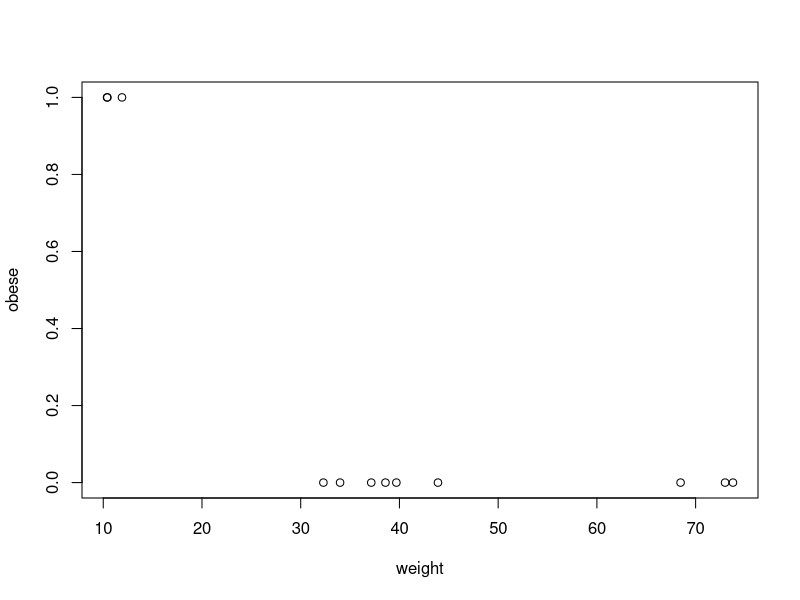
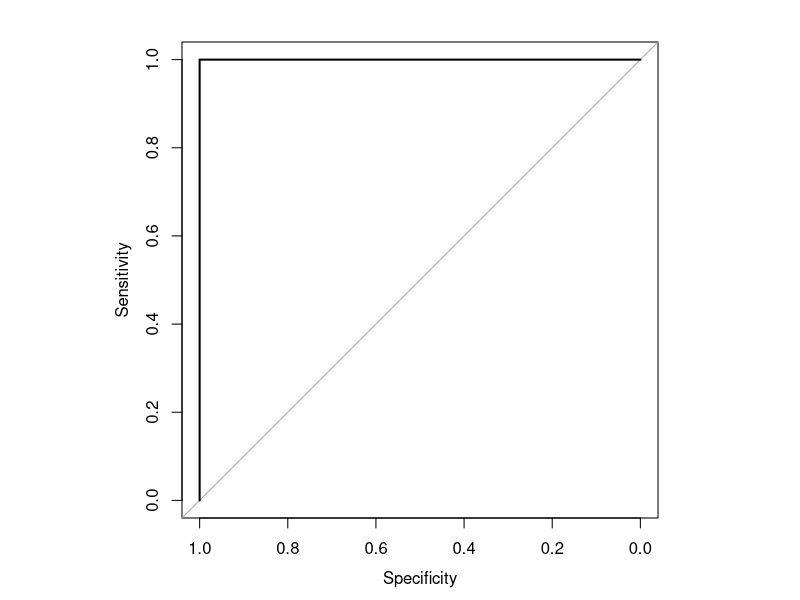
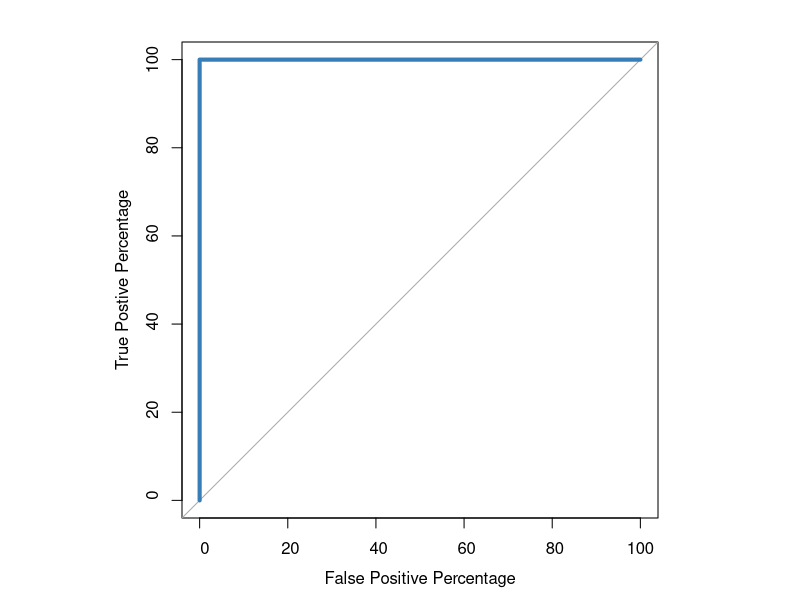
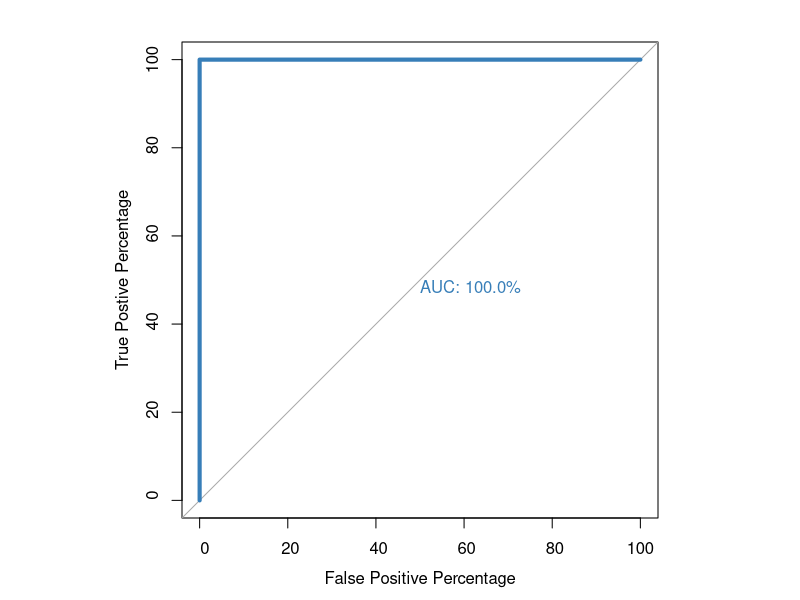
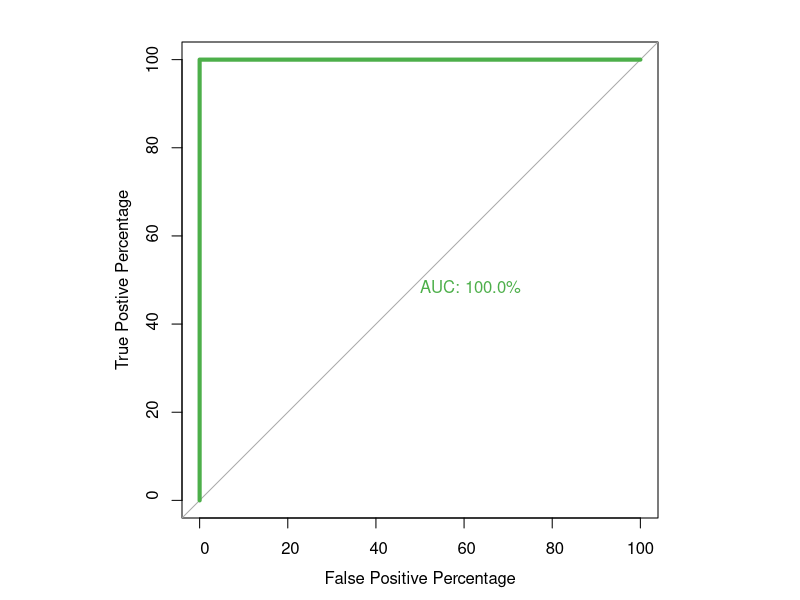
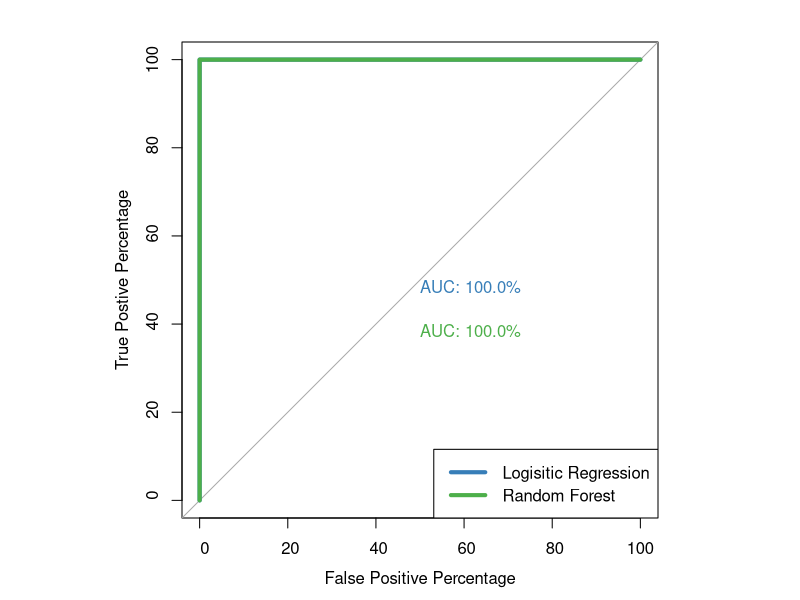
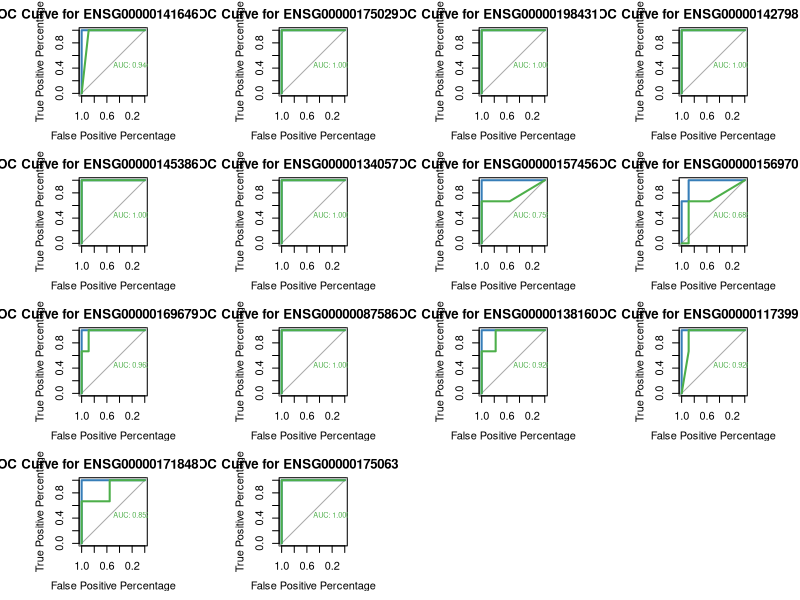
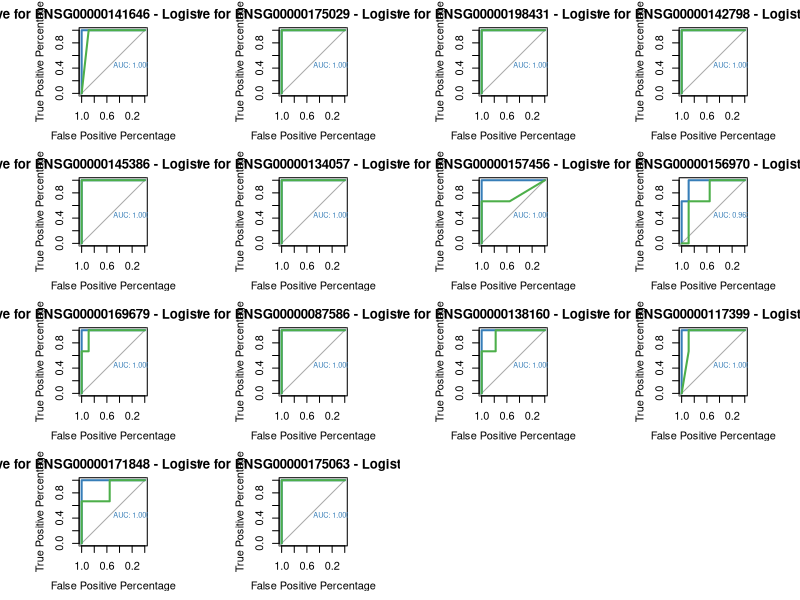

Here is the R script that generated these plots, in order:
getwd()
setwd("E:/DWCT/DEG/GSE219036_6_june/pROC")
#BiocManager::install("pROC")
#package_version("pROC")
library(pROC)

X <- read.csv("14_clade_IIb_pROC.csv")
# Define the outcome variable and the hub gene expression
obese <- X$condition

################################# 14 gene ############################
#1
weight <- X$ENSG00000141646
#2
weight <- X$ENSG00000175029
#3
weight <- X$ENSG00000198431
#4
weight <- X$ENSG00000142798
#5
weight <- X$ENSG00000145386
#6
weight <- X$ENSG00000134057
#7auc 79.6
weight <- X$ENSG00000157456
#8 96.3,77.8
weight <- X$ENSG00000156970
#9
weight <- X$ENSG00000169679
#10
weight <- X$ENSG00000087586
#11
weight <- X$ENSG00000138160
#12
weight <- X$ENSG00000117399
#13
weight <- X$ENSG00000171848
#14
weight <- X$ENSG00000175063


############################################################

plot(x=weight, y=obese)

y <- as.data.frame(weight)
glm.fit=glm(obese ~ weight, family=binomial)

par(pty = "s") ## pty sets the aspect ratio of the plot region. Two options:
##                "s" - creates a square plotting region
##                "m" - (the default) creates a maximal plotting region
roc(obese, glm.fit$fitted.values, plot=TRUE)

## We can also change the color of the ROC line, and make it wider...
roc(obese, glm.fit$fitted.values, plot=TRUE, legacy.axes=TRUE, percent=TRUE, xlab="False Positive Percentage", ylab="True Postive Percentage", col="#377eb8", lwd=4)
## We can calculate the area under the curve...
roc(obese, glm.fit$fitted.values, plot=TRUE, legacy.axes=TRUE, percent=TRUE, xlab="False Positive Percentage", ylab="True Postive Percentage", col="#377eb8", lwd=4, print.auc=TRUE)


library("randomForest")
rf.model <- randomForest(factor(obese) ~ weight)

## ROC for random forest
roc(obese, rf.model$votes[,1], plot=TRUE, legacy.axes=TRUE, percent=TRUE, xlab="False Positive Percentage", ylab="True Postive Percentage", col="#4daf4a", lwd=4, print.auc=TRUE)


roc(obese, glm.fit$fitted.values, plot=TRUE, legacy.axes=TRUE, percent=TRUE, xlab="False Positive Percentage", ylab="True Postive Percentage", col="#377eb8", lwd=4, print.auc=TRUE)

plot.roc(obese, rf.model$votes[,1], percent=TRUE, col="#4daf4a", lwd=4, print.auc=TRUE, add=TRUE, print.auc.y=40)
legend("bottomright", legend=c("Logisitic Regression", "Random Forest"), col=c("#377eb8", "#4daf4a"), lwd=4)


#######################################################

obese <- X$condition  # Assuming this is your outcome variable

# List of gene expression variables (adjust as per your actual column names)
gene_list <- c("ENSG00000141646", "ENSG00000175029", "ENSG00000198431", "ENSG00000142798",
               "ENSG00000145386", "ENSG00000134057", "ENSG00000157456", "ENSG00000156970",
               "ENSG00000169679", "ENSG00000087586", "ENSG00000138160", "ENSG00000117399",
               "ENSG00000171848", "ENSG00000175063")

# Set up the plot layout
par(mfrow=c(4, 4))  # 4 rows and 4 columns

# Loop through each gene
for (i in seq_along(gene_list)) {
  gene <- gene_list[i]
  weight <- X[[gene]]  # Select the gene expression variable
  
  # Logistic regression model
  glm.fit <- glm(obese ~ weight, family=binomial)
  roc_glm <- roc(obese, glm.fit$fitted.values)
  
  # Random forest model
  rf.model <- randomForest(factor(obese) ~ weight)
  roc_rf <- roc(obese, rf.model$votes[,1])
  
  # Plot ROC curve for logistic regression
  plot(roc_glm, col="#377eb8", lwd=2, percent=TRUE, 
       xlab="False Positive Percentage", ylab="True Positive Percentage",
       main=paste("ROC Curve for", gene,
                  print.auc=TRUE))
  
  # Add ROC curve for random forest
  plot.roc(roc_rf, col="#4daf4a", lwd=2, percent=TRUE, add=TRUE,
           print.auc=TRUE)
  
  # Add legend
  #legend("bottomright", legend=c("Logistic Regression", "Random Forest"),
   #      col=c("#377eb8", "#4daf4a"), lwd=2)
}

##########################################################################################################

library(pROC)
library(randomForest)

# Assuming 'obese' is your outcome variable
obese <- X$condition

# List of gene expression variables (adjust as per your actual column names)
gene_list <- c("ENSG00000141646", "ENSG00000175029", "ENSG00000198431", "ENSG00000142798",
               "ENSG00000145386", "ENSG00000134057", "ENSG00000157456", "ENSG00000156970",
               "ENSG00000169679", "ENSG00000087586", "ENSG00000138160", "ENSG00000117399",
               "ENSG00000171848", "ENSG00000175063")

# Set up the plot layout
par(mfrow=c(4, 4))  # 4 rows and 4 columns

# Loop through each gene
for (i in seq_along(gene_list)) {
  gene <- gene_list[i]
  weight <- X[[gene]]  # Select the gene expression variable
  
  # Logistic regression model
  glm.fit <- glm(obese ~ weight, family=binomial)
  roc_glm <- roc(obese, glm.fit$fitted.values)
  
  # Random forest model
  rf.model <- randomForest(factor(obese) ~ weight)
  roc_rf <- roc(obese, rf.model$votes[,1])
  
  # Plot ROC curve for logistic regression
  plot(roc_glm, col="#377eb8", lwd=2, percent=TRUE, 
       xlab="False Positive Percentage", ylab="True Positive Percentage",
       main=paste("ROC Curve for", gene, "- Logistic Regression"),
       print.auc=TRUE)
  
  # Add ROC curve for random forest
  plot.roc(roc_rf, col="#4daf4a", lwd=2, percent=TRUE, add=TRUE,
           print.auc.y=40)
  
  # Add legend
  #legend("bottomright", legend=c("Logistic Regression", "Random Forest"),
   #      col=c("#377eb8", "#4daf4a"), lwd=2)
}


############################################################################################3

library(pROC)
library(randomForest)

# Assuming 'obese' is your outcome variable
obese <- X$condition

# List of gene expression variables (adjust as per your actual column names)
gene_list <- c("ENSG00000141646", "ENSG00000175029", "ENSG00000198431", "ENSG00000142798",
               "ENSG00000145386", "ENSG00000134057", "ENSG00000157456", "ENSG00000156970",
               "ENSG00000169679", "ENSG00000087586", "ENSG00000138160", "ENSG00000117399",
               "ENSG00000171848", "ENSG00000175063")

# Set up the plot layout
par(mfrow=c(4, 4))  # 4 rows and 4 columns

# Loop through each gene
for (i in seq_along(gene_list)) {
  gene <- gene_list[i]
  weight <- X[[gene]]  # Select the gene expression variable
  
  # Logistic regression model
  glm.fit <- glm(obese ~ weight, family=binomial)
  roc_glm <- roc(obese, glm.fit$fitted.values)
  
  # Random forest model
  rf.model <- randomForest(factor(obese) ~ weight)
  roc_rf <- roc(obese, rf.model$votes[,1])
  
  # Plot ROC curve for logistic regression
  plot(roc_glm, col="#377eb8", lwd=2, percent=TRUE, 
       xlab="False Positive Percentage", ylab="True Positive Percentage",
       main=paste("ROC Curve for", gene, "- Logistic Regression"))
  
  # Add AUC value of logistic regression
  text(0.5, 0.4, paste("AUC =", round(auc(roc_glm), 3)),col="#377eb8", adj=0, cex=0.8)
  
  # Add ROC curve for random forest
  plot.roc(roc_rf, col="#4daf4a", lwd=2, percent=TRUE, add=TRUE)
  
  # Add AUC value of random forest below the plot
  text(0.5, 0.3, paste("AUC =", round(auc(roc_rf), 3)), col="#4daf4a", adj=0, cex=0.8)
  
  # Add legend
  #legend("bottomright", legend=c("Logistic Regression", "Random Forest"),
   #      col=c("#377eb8", "#4daf4a"), lwd=2)
}
